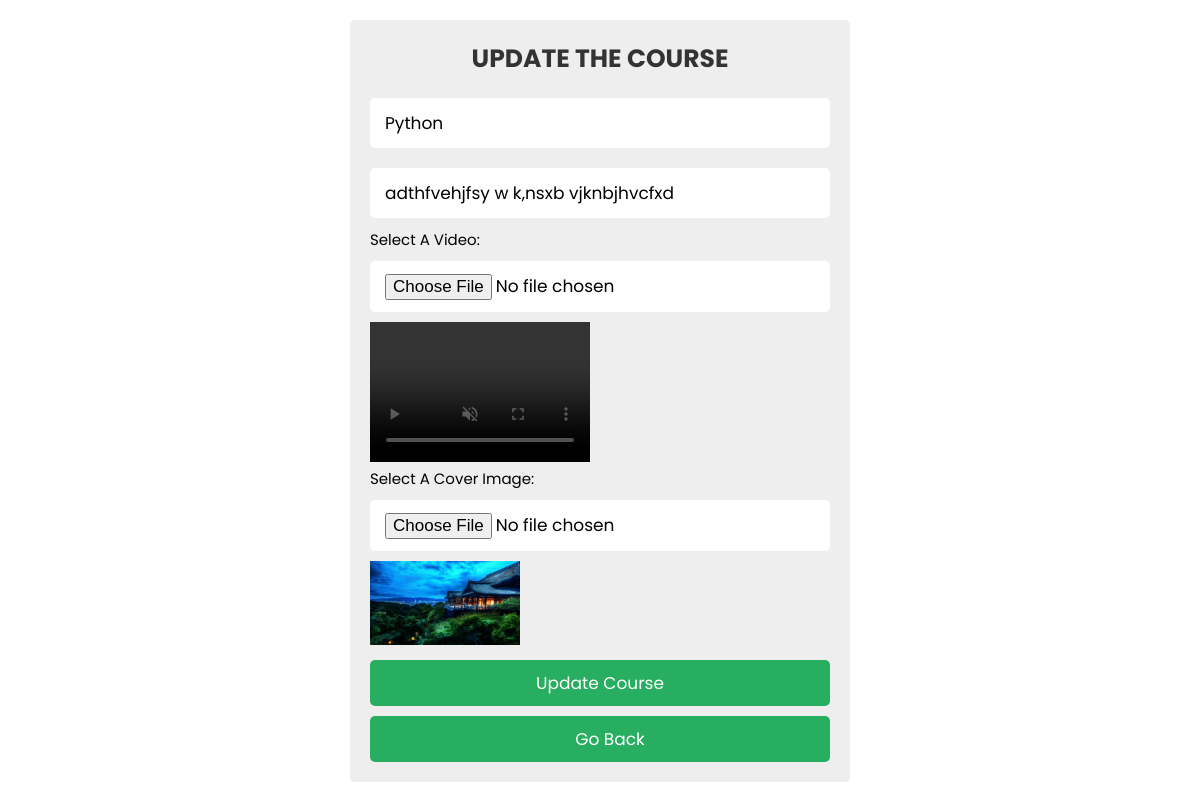
Page /admin_update?edit=10 (signed in) on the committed database.
### tables this page shows
CREATE TABLE `courses` (
  `id` int(255) NOT NULL,
  `title` varchar(255) NOT NULL,
  `description` varchar(255) NOT NULL,
  `full_name` varchar(255) NOT NULL,
  `video` varchar(255) NOT NULL,
  `photo` varchar(255) NOT NULL
);

CREATE TABLE `users` (
  `id` int(11) NOT NULL,
  `full_name` varchar(50) NOT NULL,
  `email` varchar(100) NOT NULL,
  `password` varchar(255) NOT NULL,
  `token` varchar(255) NOT NULL,
  `status` int(11) NOT NULL,
  `photo` varchar(255) NOT NULL,
  `is_tutor` enum('student','tutor') NOT NULL
);

### admin_update.php (the view, shortened to what this page needs)
<?php
include 'config.php';
$id = $_GET['edit'];
?>
<!DOCTYPE html>
<html lang="en">
<head>
    <link rel="stylesheet" href="admindashboard.css">
</head>
<body>
<div class="container">
<div class="admin-product-form-container centered">
    <?php
        $select = mysqli_query($conn, "SELECT * FROM courses WHERE id = '$id'");
        while($row = mysqli_fetch_assoc($select)){
    ?>
    <form action="" method="post" enctype="multipart/form-data">
        <h3>update the course</h3>
        <input type="text" placeholder="Enter Course Title" value="<?php echo $row['title']; ?>" name="course_title" class="box">
        <input type="text" placeholder="Enter Course Description" value="<?php echo $row['description']; ?>" name="course_description" class="box">
        <label for="course_video" style="font-size: 1.5rem;">Select a video:</label>
        <input type="file" accept="video/*" name="course_video" value="<?php echo $row['video']; ?>" class="box">
        <div class="inputBx">
            <video width="220" height="140" controls muted>
                <source src="uploaded_video/<?php echo $row['video']; ?>" type="video/mp4">
                <source src="uploaded_video/<?php echo $row['video']; ?>" type="video/ogg">
                <source src="uploaded_video/<?php echo $row['video']; ?>" type="video/webM">
            </video>
        </div>
        <label for="couse_poster" style="font-size: 1.5rem;">Select a cover image:</label>
        <input type="file" accept="image/*" name="couse_poster" class="box" >
        <div class="inputBx">
            <img src="uploaded_poster/<?php echo $row["photo"]; ?>" width="150px" height="auto" alt="">
        </div>
        <?php
            $sql = "SELECT * FROM users WHERE id='{$_SESSION["user_id"]}'";
            $result = mysqli_query($conn, $sql);
            if (mysqli_num_rows($result) > 0) {
                while ($row1 = mysqli_fetch_assoc($result)) {
        ?>
        <input type="submit" class="btn" name="update_course" value="update course">
        <a href="admin.php" class="btn"><i class="fas fa-arrow-left" style="padding-right: 20px;"></i> go back</a>
    </form>
    <?php
            }
        }
    ?>
    <?php }; ?>
</div>
</div>
</body>
</html>

### admindashboard.css (style rules this page uses)
:root { --green:#27ae60; --black:#333; --white:#fff; --blue:#2980b9; --bg-color:#eee; --box-shadow:0 .5rem 1rem rgba(0,0,0,.1); --border:.1rem solid var(--black); }
* { font-family: 'Poppins', sans-serif; margin: 0; padding: 0; box-sizing: border-box; outline: none; border: none; text-decoration: none; text-transform: capitalize; }
html { font-size: 62.5%; overflow-x: hidden; }
.btn { display: block; width: 100%; cursor: pointer; border-radius: .5rem; margin-top: 1rem; font-size: 1.7rem; padding: 1rem 3rem; background: var(--green); color: var(--white); text-align: center; }
.container { max-width: 1200px; padding: 2rem; margin: 0 auto; }
.admin-product-form-container form { max-width: 50rem; margin: 0 auto; padding: 2rem; border-radius: .5rem; background: var(--bg-color); }
.admin-product-form-container form h3 { text-transform: uppercase; color: var(--black); margin-bottom: 1rem; text-align: center; font-size: 2.5rem; }
.admin-product-form-container form .box { width: 100%; border-radius: .5rem; padding: 1.2rem 1.5rem; font-size: 1.7rem; margin: 1rem 0; background: var(--white); text-transform: none; }

### rows in the picture
courses: course_title "Python", course_description "adthfvehjfsy w k,nsxb vjknbjhvcfxd", photo (picture)
